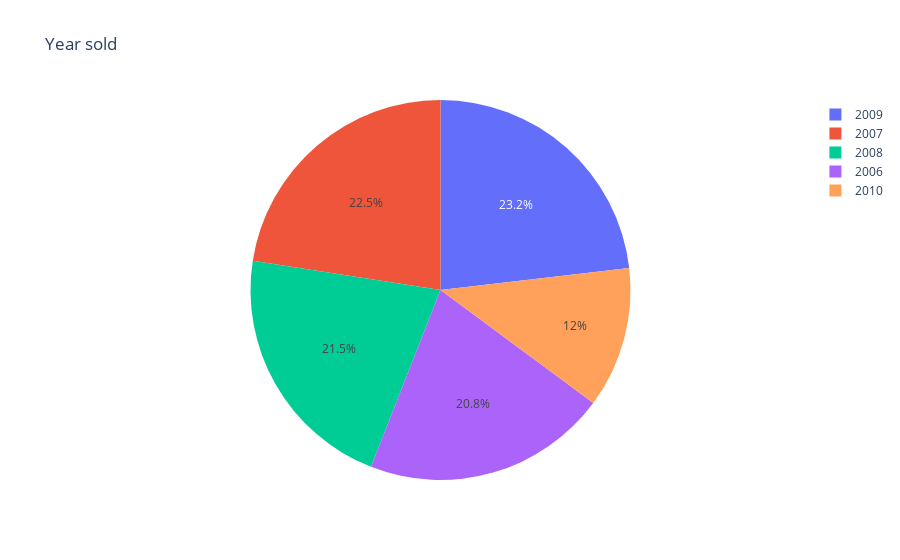

Notebook cell for this chart:
### Code cell
import plotly.express as px
fig = px.pie(df_num, values=df_num.groupby('YrSold').size(), names=df_num.YrSold.unique(), title='Year sold', )
fig.show()

### Figure 1 — Plotly figure (JSON) as saved in the notebook; plotly's stock layout.template omitted (floating-point values rounded to 4 significant figures)
{"data": [{"domain": {"x": [0, 1], "y": [0, 1]}, "hovertemplate": "label=%{label}<br>value=%{value}<extra></extra>", "labels": [2008, 2007, 2006, 2009, 2010], "legendgroup": "", "name": "", "showlegend": true, "type": "pie", "values": [314, 329, 304, 338, 175]}], "layout": {"legend": {"tracegroupgap": 0}, "title": {"text": "Year sold"}}}
